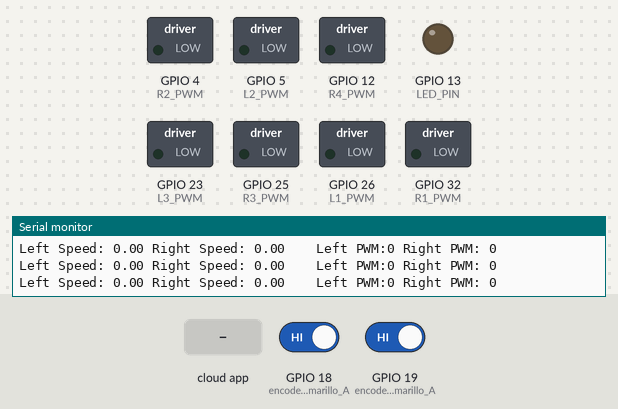
Simulated run of this sketch. Board: ESP32. Shown: switched loads named in the sketch (green lamp = pin HIGH), output pins drawn as LEDs (lit = HIGH), the last lines printed to the serial monitor. The test bench sets the inputs (shaded band); at power-on: GPIO 18 (encoder_izquierdo_amarillo_A) HIGH, GPIO 19 (encoder_derecho_amarillo_A) HIGH. The ROS host is connected and sends only what is stated.

Above: at 3.2 s.
3.3 s: the phone or cloud app sets linear.x to -100
At 3.7 s:
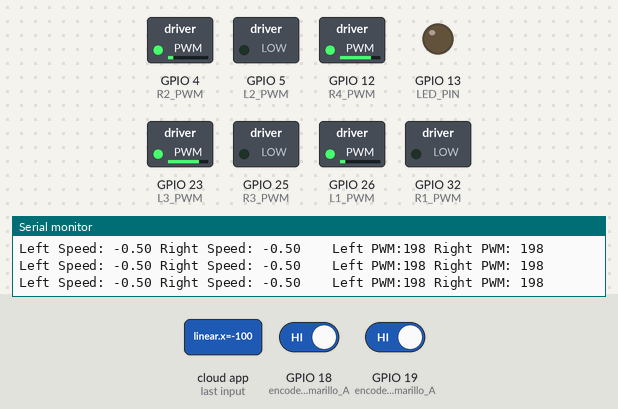
4.8 s: the phone or cloud app sets linear.x to 100
At 6.0 s:
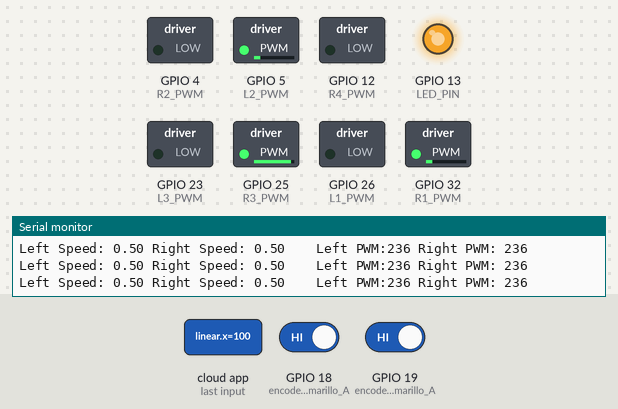
6.3 s: the phone or cloud app sets angular.z to -100
At 7.2 s:
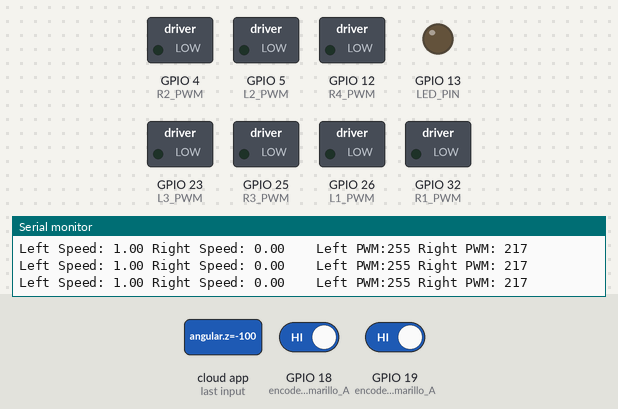
7.8 s: the phone or cloud app sets linear.x to 0
At 8.3 s:
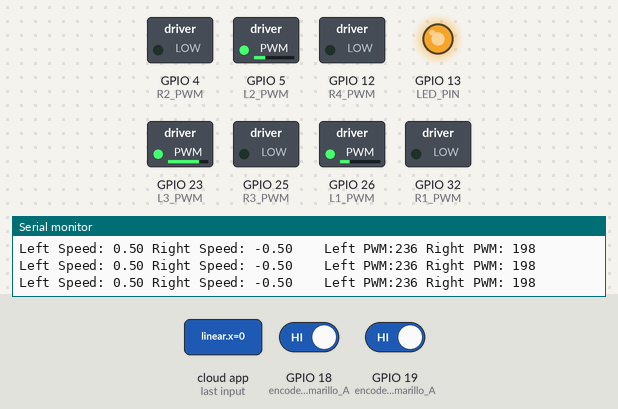
9.3 s: the phone or cloud app sets angular.z to 100
At 10.5 s:
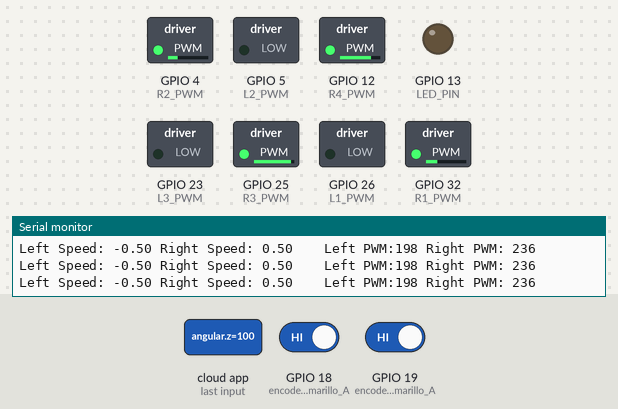
10.8 s: the phone or cloud app sets angular.z to 0
At 11.5 s:
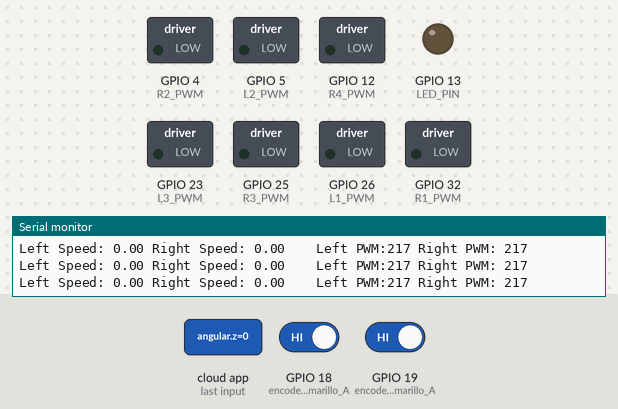
Timing chart, 0 to 13.3 s (numbered marks = the images above; inputs shaded):
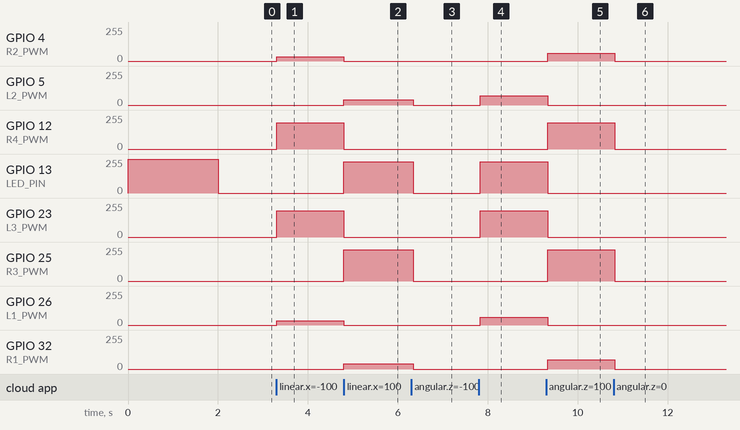

Measured:
- after the input at 3.3 s, GPIO 4 (R2_PWM), GPIO 26 (L1_PWM): 0/255 → 33/255 at once; GPIO 12 (R4_PWM), GPIO 23 (L3_PWM): 0/255 → 197/255 at once
- after the input at 4.8 s, GPIO 4 (R2_PWM), GPIO 26 (L1_PWM): 33/255 → 0/255 at once; GPIO 5 (L2_PWM), GPIO 32 (R1_PWM): 0/255 → 39/255 at once; GPIO 12 (R4_PWM), GPIO 23 (L3_PWM): 197/255 → 0/255 at once; GPIO 13 (LED_PIN), GPIO 25 (R3_PWM): 0/255 → 235/255 at once
- after the input at 6.3 s, GPIO 5 (L2_PWM), GPIO 32 (R1_PWM): 39/255 → 0/255 at once; GPIO 13 (LED_PIN), GPIO 25 (R3_PWM): 235/255 → 0/255 at once
- after the input at 7.8 s, GPIO 5 (L2_PWM): 0/255 → 71/255 at once; GPIO 13 (LED_PIN): 0/255 → 235/255 at once; GPIO 23 (L3_PWM): 0/255 → 197/255 at once; GPIO 26 (L1_PWM): 0/255 → 60/255 at once
- after the input at 9.3 s, GPIO 4 (R2_PWM): 0/255 → 60/255 at once; GPIO 5 (L2_PWM): 71/255 → 0/255 at once; GPIO 12 (R4_PWM): 0/255 → 197/255 at once; GPIO 13 (LED_PIN): 235/255 → 0/255 at once; GPIO 23 (L3_PWM): 197/255 → 0/255 at once
- after the input at 10.8 s, GPIO 4 (R2_PWM): 60/255 → 0/255 at once; GPIO 12 (R4_PWM): 197/255 → 0/255 at once; GPIO 25 (R3_PWM): 235/255 → 0/255 at once; GPIO 32 (R1_PWM): 71/255 → 0/255 at once

The sketch:

code_completo_robot_limpieza_playa.ino
```cpp
// Codigo del control del Robot completo
/*Nombre: Guillermo Cid Ampuero - Matias Toribio Clarck
Escuela de Ingenieria Electrica PUCV, EIE
2025*/
/*Este codigo considera un factor lineal y angular que se aplicaban al robot cuando
este presentaba problema de motores, donde esos problemas  ya no existen, se pueden
establecer con un valor de 1 para ambos*/
/* Este codigo usa microros, por lo que tambien debes instalar micro ros en tu rpi4
Ademas, debes revisar las variables del encoder, el tamaño de las ruedas entre otras*/

// Librerias
#include <micro_ros_arduino.h>
#include <stdio.h>
#include <rcl/rcl.h>
#include <rcl/error_handling.h>
#include <rclc/rclc.h>
#include <rclc/executor.h>
#include <geometry_msgs/msg/twist.h> //Para los datos de cmd_vel
#include <std_msgs/msg/float32.h> // Para los datos enviados a la odometria

// Validación de Placa

#if !defined(ESP32) && !defined(TARGET_PORTENTA_H7_M7) && !defined(ARDUINO_NANO_RP2040_CONNECT) && !defined(ARDUINO_WIO_TERMINAL)
#error This example is only available for Arduino Portenta, Arduino Nano RP2040 Connect, ESP32 Dev module and Wio Terminal
#endif

///////Tiempos de Muestreo///////////
unsigned long lastTime = 0;  // Tiempo anterior
unsigned long sampleTime = 30;  // Tiempo de muestreo
long currentMillis = 0;

//// DEFINICION DE PINES BTS7960 ////
// --- Motor Derecho ---
int R1_PWM = 32;
int L1_PWM = 26;

// --- Motor Izquierdo ---
int R2_PWM = 4;
int L2_PWM = 5;

// --- Motor Derecho ---
// Para el BTS7960 se usan dos pines: uno para "adelante" y otro para "atrás".
int R3_PWM = 25;  // Canal PWM para avanzar (adelante) en el motor derecho
int L3_PWM = 23;  // Canal PWM para retroceder (atrás) en el motor derecho

// --- Motor Izquierdo ---
// Se usan dos pines: uno para avanzar y otro para retroceder.
int R4_PWM = 12;  // Canal PWM para retroceder (atrás) en el motor izquierdo
int L4_PWM = 13;  // Canal PWM para avanzar (adelante) en el motor izquierdo

// Motor derecho:
int encoder_derecho_amarillo_A = 19;  // Canal A (usado para interrupción)
int encoder_derecho_verde_B    = 14;  // Canal B (se lee para determinar dirección)

// Motor izquierdo:
int encoder_izquierdo_amarillo_A = 18;  // Canal A (interrupción)
int encoder_izquierdo_verde_B    = 27;  // Canal B

// Factores para compensar diferencia de velocidad de los motores
double factor_lineal=6.0; // Factor cuando el robot va hacia delante y atras
double factor_angular=3.3; // Factor cuando el robot gira


///// Variable para recepcion de datos desde ROS ////
float w_rueda_derecha_entrada=0.0; //VelAngularDerecha que se genera a partir de los datos enviados por ros
float w_rueda_izquierda_entrada=0.0; //VelAngularIzquierda que se genera a partir de los datos enviados por ros
float linear=0.0; // Variable para recibir cmd_vel.linear.x desde ros
float angular=0.0; // Variable para recibir cmd_vel.angular.z desde ros

///// VARIABLES PARA ODOMETRIA ////
float x =0.0;
float y=0.0;
float xp=0.0;
float yp=0.0;
float phi=0.0;

float uMedido_total=0.0; // Velocidad Lineal Total
float wMedido_total=0.0; // Velocidad Angular Total

float wMedido_derecho=0.0; // Velocidad Angular Rueda Derecha
float wMedido_izquierdo=0.0; // Velocidad Angular Rueda Izquierda

volatile long pulsos_encoder_derecho=0; // Pulsos para lectura del encoder derecho
volatile long pulsos_encoder_izquierdo=0; // Pulsos para lectura del encoder izquiedo

float distancia_ruedas=0.975; // Distancia entre ruedas En Ros2: En eje x =0.665 Eje y = 0.975
float radio_ruedas=0.21; // Radio de las ruedas

float constValueD=0.9888551002800;// (1000*2*pi)/(Resolucion) ---> Resolucion = 6354 Resolucion encoder cuadruple
float constValueI=0.9888551002800;// (1000*2*pi)/(Resolucion) ---> Resolucion = 6354 Resolucion encoder cuadruple

// Variables para obtener la relacion de las velocidades a PWM
uint16_t left_pwm=0;
uint16_t right_pwm=0;

float left_speed=0.0;
float right_speed=0.0;

/// Suscriptores y Publicadores de MicroROS
rcl_subscription_t subscriber; //Suscriptor a cmd_vel


rclc_support_t support;
rcl_allocator_t allocator;
rcl_node_t node;
rclc_executor_t executor;

// Publicadores de datos en ROS mediante MicroRos

rcl_publisher_t publisher_x;
rcl_publisher_t publisher_y;
rcl_publisher_t publisher_phi;
rcl_publisher_t publisher_uMeas;
rcl_publisher_t publisher_wMeas;
rcl_publisher_t publisher_wMeas_derecho;
rcl_publisher_t publisher_wMeas_izquierdo;

// Mensaje de MicroRos
geometry_msgs__msg__Twist cmd_vel_msg;
std_msgs__msg__Float32 x_msg;
std_msgs__msg__Float32 y_msg;
std_msgs__msg__Float32 phi_msg;
std_msgs__msg__Float32 uMeas_msg;
std_msgs__msg__Float32 wMeas_msg;
std_msgs__msg__Float32 wMeas_msg_derecho;
std_msgs__msg__Float32 wMeas_msg_izquierdo;

// Validacion de inicio
#define LED_PIN 13

#define RCCHECK(fn) { rcl_ret_t temp_rc = fn; if((temp_rc != RCL_RET_OK)){error_loop();}}
#define RCSOFTCHECK(fn) { rcl_ret_t temp_rc = fn; if((temp_rc != RCL_RET_OK)){} }

void error_loop() {
  while (1) {
    digitalWrite(LED_PIN, !digitalRead(LED_PIN));
    delay(100);
  }
}

// Function to map a value from one range to another
float fmap(float x, float in_min, float in_max, float out_min, float out_max) {
    return (x - in_min) * (out_max - out_min) / (in_max - in_min) + out_min;
}

// Callback to handle incoming cmd_vel messages
void cmd_vel_callback(const void * msg_in) {
  const geometry_msgs__msg__Twist * msg = (const geometry_msgs__msg__Twist *)msg_in;

  linear = msg->linear.x;
  angular = msg->angular.z;

  // https://wiki.ros.org/diff_drive_controller

  // Convert the linear and angular speeds to left and right speeds
  left_speed = (linear - angular) / 2.0; // left_speed = linear - angular / 2 (Diff Drive Robot)
  right_speed = (linear + angular) / 2.0; // right_speed = linear + angular / 2 (Diff Drive Robot)

  left_pwm = (uint16_t) fmap((left_speed), -1.0, 1.0, 180, 255);
  right_pwm = (uint16_t) fmap((right_speed), -1.0, 1.0, 180, 255);

}

// Funcion para leer el encoder derecho
void IRAM_ATTR encoder_derecho_isr() {
    int state = digitalRead(encoder_derecho_verde_B);
    if (state== HIGH){
      pulsos_encoder_derecho --;
    }else{
      pulsos_encoder_derecho ++;
  }
}

// Funcion para leer el encoder izquierdo
void IRAM_ATTR encoder_izquierdo_isr() {
    int state = digitalRead(encoder_izquierdo_verde_B);
    if (state== HIGH){
      pulsos_encoder_izquierdo ++;
    }else{
      pulsos_encoder_izquierdo --;
  }
}
// Funcion para calcular la Velocidad angular derecha
void medicion_vel_angular_derecho(){
  wMedido_derecho = constValueD*pulsos_encoder_derecho/(millis()-lastTime);
  pulsos_encoder_derecho=0;
}

// Funcion para calcular la Velocidad angular izquierda
void medicion_vel_angular_izquierdo(){
  wMedido_izquierdo = constValueI*pulsos_encoder_izquierdo/(millis()-lastTime);
  pulsos_encoder_izquierdo=0;
}

//https://dl.espressif.com/dl/package_esp32_index.json
void setup() {
  // Initialize WiFi transport
 set_microros_wifi_transports("ferp24g", "24gfiseieid23i10249", "192.168.1.103", 8888); // Credenciales del router
  /* Como dato: si deseas agregar otra ESP32 con este protocolo, basta con que cambies el puertoo 8888 a otro puerto
  y ya puedes tener publicacion de datos en ROS2 desde otra esp32*/
  //set_microros_wifi_transports("Lab_robotica", "roboticaeie", "192.168.0.143", 8888);

  //set_microros_wifi_transports("VTR-1865041", "bmZbkqvH4fwm", "192.168.0.19", 8888);
  // Estado de los pines
  pinMode(LED_PIN, OUTPUT);
  pinMode(R1_PWM,OUTPUT);
  pinMode(L1_PWM,OUTPUT);
  pinMode(R2_PWM,OUTPUT);
  pinMode(L2_PWM,OUTPUT);
  pinMode(R3_PWM,OUTPUT);
  pinMode(L3_PWM,OUTPUT);
  pinMode(R4_PWM,OUTPUT);
  pinMode(L4_PWM,OUTPUT);

  pinMode(encoder_derecho_amarillo_A, INPUT_PULLUP);
  pinMode(encoder_derecho_verde_B, INPUT_PULLUP);
  pinMode(encoder_izquierdo_amarillo_A, INPUT_PULLUP);
  pinMode(encoder_izquierdo_verde_B, INPUT_PULLUP);

  // Canales para trababajar con PWM
  ledcSetup(0, 1000, 8); // Canal 0 para R1_PWM
  ledcAttachPin(R1_PWM, 0);

  ledcSetup(1, 1000, 8); // Canal 1 para L1_PWM
  ledcAttachPin(L1_PWM, 1);

  ledcSetup(2, 1000, 8); // Canal 2 para R2_PWM
  ledcAttachPin(R2_PWM, 2);

  ledcSetup(3, 1000, 8); // Canal 3 para L2_PWM
  ledcAttachPin(L2_PWM, 3);

  ledcSetup(4, 1000, 8); // Canal 4 para R3_PWM
  ledcAttachPin(R3_PWM, 4);

  ledcSetup(5, 1000, 8); // Canal 5 para L3_PWM
  ledcAttachPin(L3_PWM, 5);

  ledcSetup(6, 1000, 8); // Canal 6 para R4_PWM
  ledcAttachPin(R4_PWM, 6);

  ledcSetup(7, 1000, 8); // Canal 7 para L4_PWM
  ledcAttachPin(L4_PWM, 7);

  // Interrupciones para los encoder
  attachInterrupt(digitalPinToInterrupt(encoder_derecho_amarillo_A), encoder_derecho_isr, RISING); // Configurar la interrupción
  attachInterrupt(digitalPinToInterrupt(encoder_izquierdo_amarillo_A), encoder_izquierdo_isr, RISING); // Configurar la interrupción


  lastTime = millis();
  digitalWrite(LED_PIN, HIGH);

  Serial.begin(115200);
  delay(2000);

  allocator = rcl_get_default_allocator();

  // Create init_options
  RCCHECK(rclc_support_init(&support, 0, NULL, &allocator));

  // Create node
  RCCHECK(rclc_node_init_default(&node, "micro_ros_arduino_wifi_node", "", &support));

  // Create subscriber
  RCCHECK(rclc_subscription_init_default(
    &subscriber,
    &node,
    ROSIDL_GET_MSG_TYPE_SUPPORT(geometry_msgs, msg, Twist),
    "/cmd_vel"));

      // Create executor
  RCCHECK(rclc_executor_init(&executor, &support.context, 1, &allocator));
  RCCHECK(rclc_executor_add_subscription(&executor, &subscriber, &cmd_vel_msg, &cmd_vel_callback, ON_NEW_DATA));

  RCCHECK(rclc_publisher_init_default(&publisher_x, &node, ROSIDL_GET_MSG_TYPE_SUPPORT(std_msgs, msg, Float32), "x"));
  RCCHECK(rclc_publisher_init_default(&publisher_y, &node, ROSIDL_GET_MSG_TYPE_SUPPORT(std_msgs, msg, Float32), "y"));
  RCCHECK(rclc_publisher_init_default(&publisher_phi, &node, ROSIDL_GET_MSG_TYPE_SUPPORT(std_msgs, msg, Float32), "phi"));
  RCCHECK(rclc_publisher_init_default(&publisher_uMeas, &node, ROSIDL_GET_MSG_TYPE_SUPPORT(std_msgs, msg, Float32), "uMeas"));
  RCCHECK(rclc_publisher_init_default(&publisher_wMeas, &node, ROSIDL_GET_MSG_TYPE_SUPPORT(std_msgs, msg, Float32), "wMeas"));
  RCCHECK(rclc_publisher_init_default(&publisher_wMeas_derecho, &node, ROSIDL_GET_MSG_TYPE_SUPPORT(std_msgs, msg, Float32), "wMeas_derecho"));
  RCCHECK(rclc_publisher_init_default(&publisher_wMeas_izquierdo, &node, ROSIDL_GET_MSG_TYPE_SUPPORT(std_msgs, msg, Float32), "wMeas_izquierdo"));


}

void loop() {
  // Spin the executor to process callbacks

  if(millis()-lastTime >= sampleTime){
    rclc_executor_spin_some(&executor, RCL_MS_TO_NS(100));

  // Logica para el control del motor
  if (right_speed > 0 && left_speed > 0){
    giroHorario(0,1,right_pwm/factor_lineal,0);
    giroHorario(4,5,right_pwm,0);
    giroAntihorario(2,3,0,left_pwm/factor_lineal);
    giroAntihorario(6,7,0,left_pwm);

  } else if (right_speed < 0 && left_speed < 0){
    giroAntihorario(0,1,0,right_pwm/factor_lineal);
    giroAntihorario(4,5,0,right_pwm);
    giroHorario(2,3,left_pwm/factor_lineal,0);
    giroHorario(6,7,left_pwm,0);

  } else if (right_speed > 0 && left_speed < 0){
    giroHorario(0,1,right_pwm/factor_angular,0);
    giroHorario(4,5,right_pwm,0);
    giroHorario(2,3,left_pwm/factor_angular,0);
    giroHorario(6,7,left_pwm,0);

  } else if (right_speed < 0 && left_speed > 0){
    giroAntihorario(0,1,0,right_pwm/factor_angular);
    giroAntihorario(4,5,0,right_pwm);
    giroAntihorario(2,3,0,left_pwm/factor_angular);
    giroAntihorario(6,7,0,left_pwm);

  }else {
    parar(0,1,0);
    parar(4,5,0);
    parar(2,3,0);
    parar(6,7,0);
  }


    medicion_vel_angular_derecho();
    medicion_vel_angular_izquierdo();
    lastTime = millis();

    uMedido_total = (radio_ruedas * (wMedido_derecho + wMedido_izquierdo)) / 2;
    wMedido_total = (radio_ruedas * (wMedido_derecho - wMedido_izquierdo)) / distancia_ruedas;

    phi = phi+0.1*wMedido_total;
    xp = uMedido_total*cos(phi);
    yp = uMedido_total*sin(phi);

    Serial.print("Left Speed: ");
    Serial.print(left_speed);
    Serial.print(" Right Speed: ");
    Serial.print(right_speed);
    Serial.print("    Left PWM:");
    Serial.print(left_pwm);
    Serial.print(" Right PWM: ");
    Serial.println(right_pwm);
    /*Serial.print("X: ");
    Serial.print(x);
    Serial.print(" Y:");
    Serial.print(y);
    Serial.print(" PHI:");
    Serial.println(phi);*/

    x = x + 0.1*xp;
    y = y + 0.1*yp;
  // Publicar datos
    x_msg.data =x; //  X
    y_msg.data =y;  //  Y
    phi_msg.data =phi; // Incremento ficticio en orientación
    uMeas_msg.data =uMedido_total; // Velocidad lineal medida
    wMeas_msg.data =wMedido_total; // Velocidad lineal medida
    wMeas_msg_derecho.data =wMedido_derecho; // Velocidad angular medida rueda derecha
    wMeas_msg_izquierdo.data =wMedido_izquierdo; // Velocidad angular medida rueda izquierda

    // Publico los valores
    RCSOFTCHECK(rcl_publish(&publisher_x, &x_msg, NULL));
    RCSOFTCHECK(rcl_publish(&publisher_y, &y_msg, NULL));
    RCSOFTCHECK(rcl_publish(&publisher_phi, &phi_msg, NULL));
    RCSOFTCHECK(rcl_publish(&publisher_uMeas, &uMeas_msg, NULL));
    RCSOFTCHECK(rcl_publish(&publisher_wMeas, &wMeas_msg, NULL));
    RCSOFTCHECK(rcl_publish(&publisher_wMeas_derecho, &wMeas_msg_derecho, NULL));
    RCSOFTCHECK(rcl_publish(&publisher_wMeas_izquierdo, &wMeas_msg_izquierdo, NULL));
}

}

// Funciones para el control de los motores
void giroAntihorario(int canal_1,int canal_2, int cv_1,int cv_2)
{
  ledcWrite(canal_1,cv_1);
  ledcWrite(canal_2,cv_2);

}

void giroHorario(int canal_1,int canal_2, int cv_1,int cv_2)
{
  ledcWrite(canal_1,cv_1);
  ledcWrite(canal_2,cv_2);

}

void parar(int canal_1,int canal_2, int cv)
{
  ledcWrite(canal_1,cv);
  ledcWrite(canal_2,cv);

}
```
